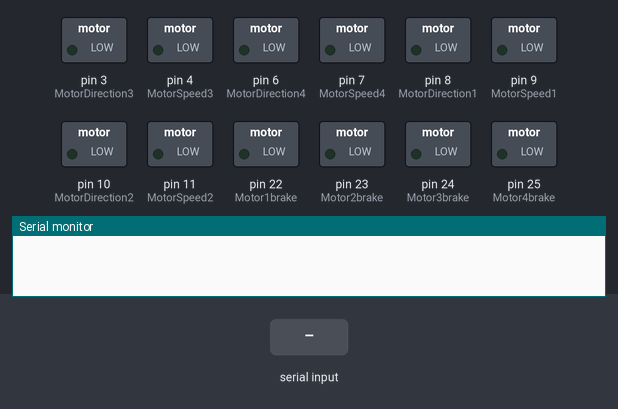
A sketch run on a simulated Arduino Mega 2560, built with avr-gcc and run on an emulated ATmega2560. On the bench: switched loads named in the sketch (green lamp = pin HIGH), the last lines printed to the serial monitor. Inputs (shaded band) come from the test bench.

Above: at 1.2 s.
1.3 s: "stop" received over the second serial link
At 2.3 s:
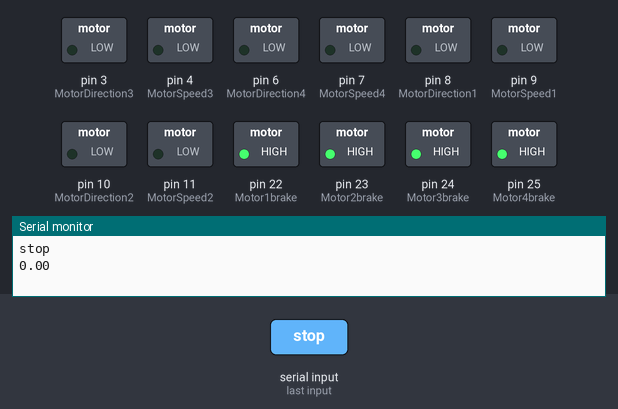
2.8 s: "front" received over the second serial link
At 3.8 s:
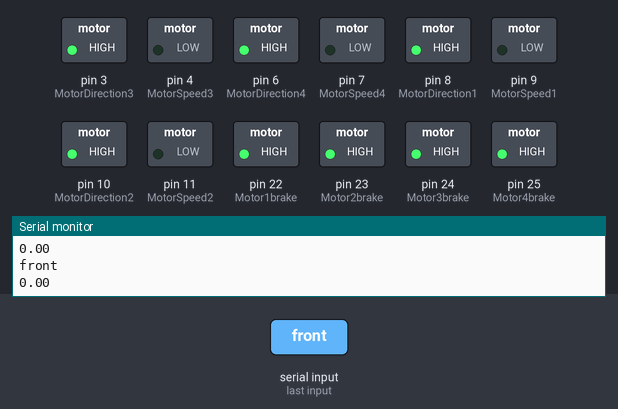
4.3 s: "right" received over the second serial link
At 4.9 s:
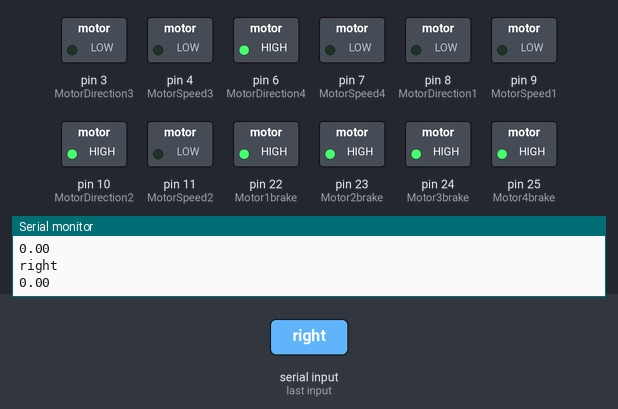
5.8 s: "left" received over the second serial link
At 6.9 s:
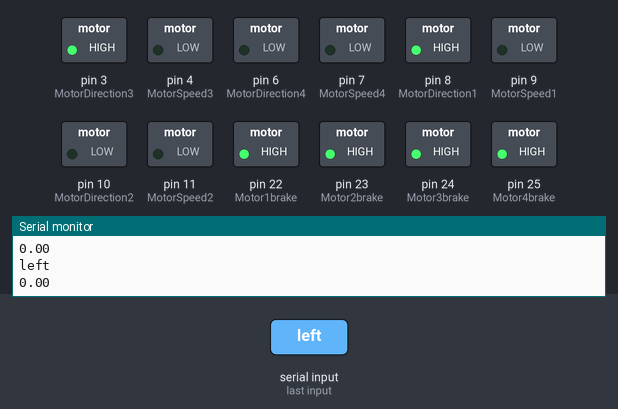
Timing chart, 0 to 8.3 s (numbered marks = the images above; inputs shaded):
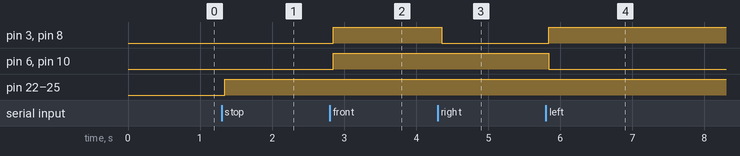

Measured:
- after the input at 1.3 s, pin 22 (Motor1brake), pin 23 (Motor2brake), pin 24 (Motor3brake), pin 25 (Motor4brake): LOW → HIGH at once
- after the input at 2.8 s, pin 3 (MotorDirection3), pin 6 (MotorDirection4), pin 8 (MotorDirection1), pin 10 (MotorDirection2): LOW → HIGH after 0.05 s
- after the input at 4.3 s, pin 3 (MotorDirection3), pin 8 (MotorDirection1): HIGH → LOW after 0.05 s
- after the input at 5.8 s, pin 3 (MotorDirection3), pin 8 (MotorDirection1): LOW → HIGH at once; pin 6 (MotorDirection4), pin 10 (MotorDirection2): HIGH → LOW at once

The sketch:

Elephantopt.ino
```cpp
#include <SoftwareSerial.h>

#include <HCSR04.h>

int pos = 0;

//#define LEDPIN 13
#define MotorDirection4 6
#define MotorSpeed4 7
#define MotorDirection1 8
#define MotorSpeed1 9
#define MotorDirection2 10
#define MotorSpeed2 11
#define MotorDirection3 3
#define MotorSpeed3 4
#define Motor1brake 22
#define Motor2brake 23
#define Motor3brake 24
#define Motor4brake 25
float target_height = 0;
float target_range = 0;

String state;
int SpeedVal = 0;
void setup() {
  Serial.begin(9600);
  Serial1.begin(9600);

  // pinMode(LED, OUTPUT);
  // Serial.println("Ready to connect\nDefualt password is 1234 or 000");
  bool state_buzz = false;
  pinMode(MotorDirection1, OUTPUT);
  pinMode(MotorSpeed1, OUTPUT);
  pinMode(MotorDirection2, OUTPUT);
  pinMode(MotorSpeed2, OUTPUT);
  pinMode(MotorDirection3, OUTPUT);
  pinMode(MotorSpeed3, OUTPUT);
  pinMode(MotorDirection4, OUTPUT);
  pinMode(MotorSpeed4, OUTPUT);
  pinMode(Motor1brake, OUTPUT);
  pinMode(Motor2brake, OUTPUT);
  pinMode(Motor3brake, OUTPUT);
  pinMode(Motor4brake, OUTPUT);
}
void drive(int MS1, int MD1, int MS2, int MD2, int MS3, int MD3, int MS4,int MD4) {
  analogWrite(MotorSpeed1, MS1);
  digitalWrite(MotorDirection1, MD1);
  analogWrite(MotorSpeed2, MS2);
  digitalWrite(MotorDirection2, MD2);
  analogWrite(MotorSpeed3, MS3);
  digitalWrite(MotorDirection3, MD3);
  analogWrite(MotorSpeed4, MS4);
  digitalWrite(MotorDirection4, MD4);
}
void stop() {
  digitalWrite(Motor1brake, HIGH);
  digitalWrite(Motor2brake, HIGH);
  digitalWrite(Motor3brake, HIGH);
  digitalWrite(Motor4brake, HIGH);

  analogWrite(MotorSpeed1, 0);
  analogWrite(MotorSpeed2, 0);
  analogWrite(MotorSpeed3, 0);
  analogWrite(MotorSpeed4, 0);
}
void bp(String x) {
  Serial1.println(state);
  Serial.println(state);
}
// Initialize variables
float speed = 255;
int launch = 0;
int angle = 0;
void loop() {
  Serial1.print(state);
  // Serial.print("ss");
  while (Serial1.available()) {  // Check if there is an available byte to read
    delay(10);                   // Delay added to make thing stable
    char c = Serial1.read();     // Conduct a serial read
    state += c;
  }
  if (state=="stop")
    stop();

  else if (state.indexOf("rear") >= 0) {
    drive(speed, 0, speed, 0, speed, 0, speed, 0);
    Serial.println(speed);
  }
   if (state=="front" )
    drive(speed, 1, speed, 1, speed, 1, speed, 1);
  else if (state.indexOf("right") >= 0)
    drive(speed, 0, speed, 1, speed, 0, speed, 1);

  else if (state.indexOf("left") >= 0)
    drive(speed, 1, speed, 0, speed, 1, speed, 0);
  else if (state.indexOf("lf") >= 0)
    drive(speed, 1, 0, 0, speed, 1, 0, 0);
  else if (state.indexOf("rf") >= 0)
    drive(0, 0, speed, 1, 0, 0, speed, 1);
  else if (state.indexOf("lr") >= 0)
    drive(0, 0, speed, 0, 0, 0, speed, 0);
  else if (state.indexOf("rr") >= 0)
    drive(speed, 0, 0, 0, speed, 0, 0, 0);

  else if (state.indexOf("lrot") >= 0)
    drive(speed, 1, speed, 1, speed, 1, speed, 1);
  else if (state.indexOf("rrot") >= 0)
    drive(speed, 1, speed, 1, speed, 0, speed, 0);
  else if (state.indexOf("a") >= 0)
    ;
  else if (state.indexOf("b") >= 0)
    ;
  else if (state.indexOf("c") >= 0)
    ;
  else if (state.indexOf("d") >= 0)
    ;
   else if (state.toInt() <= 99 && state.toInt() >= 0)
    speed = map(state.toInt(), 0, 99, 0, 255);
  else if (state.toInt() <= 199 && state.toInt() >= 100)
    launch = map(state.toInt(), 199, 200, 0, 255);
  else if (state.toInt() <= 299 && state.toInt() >= 200)
    angle = state.toInt();
     else if (state.indexOf("buzz") >= 0) {
    //  if (hc.dist() < 250) Serial.println("target aligned");
    // buzz is pole is aligned, give a short beep, calculate distance,
    // approximate speed and angle
  }
  if (state.length() > 0) {
    Serial.println(state);
    Serial1.println(state);
    Serial.println(speed);
    state = "";
  }
}  // Reset the variable
```
